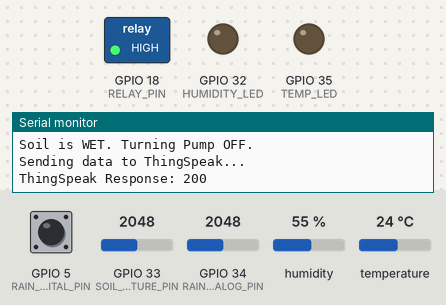
This sketch was run on a simulated ESP32. On the bench: switched loads named in the sketch (green lamp = pin HIGH), output pins drawn as LEDs (lit = HIGH), the last lines printed to the serial monitor. The inputs (shaded band) are chosen by the test bench; at power-on: humidity 55 %, GPIO 33 (SOIL_MOISTURE_PIN) = 2048, temperature 24 °C, GPIO 5 (RAIN_DIGITAL_PIN) HIGH, GPIO 34 (RAIN_ANALOG_PIN) = 2048. WiFi joins after 1.5 s; servers stay silent unless stated; no MQTT or app messages arrive unless stated; web services answer with replies made up by the test bench.

Above: at 3.2 s.
3.3 s: humidity set to 79 %
9.1 s: humidity set to 82 %
At 13.6 s:
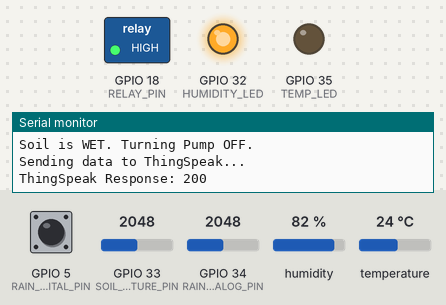
14.9 s: GPIO 33 (SOIL_MOISTURE_PIN) set to 2557
20.7 s: GPIO 33 (SOIL_MOISTURE_PIN) set to 2637
At 23.7 s:
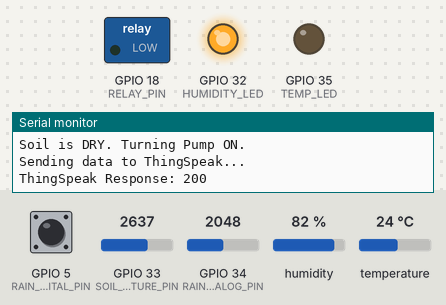
26.5 s: temperature set to 29 °C
32.3 s: temperature set to 32 °C
At 33.8 s:
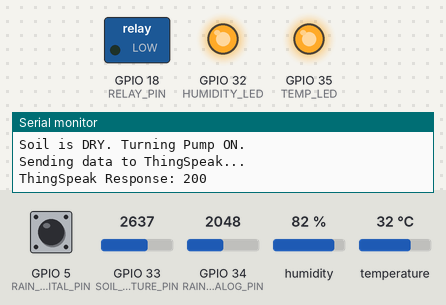
Timing chart, 0 to 35.3 s (numbered marks = the images above; inputs shaded):
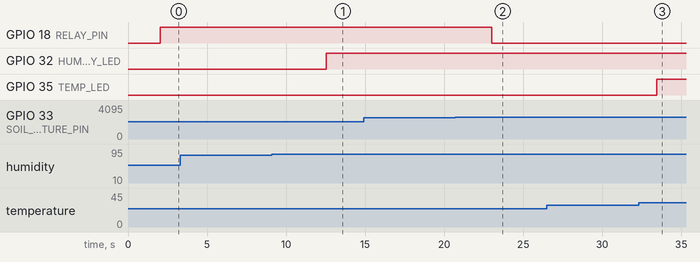

The sketch:

SmartIrrigationSystem.ino
```cpp
#include <WiFi.h>
#include <PubSubClient.h>
#include <HTTPClient.h>
#include <DHT.h>

// WiFi Credentials
const char* ssid = "Shivani";
const char* password = "1234567@";

// MQTT Broker
const char* mqtt_server = "192.168.13.68";
const int mqtt_port = 1883;
const char* mqtt_topic_moisture = "irrigation/soilMoisture";
const char* mqtt_topic_temp = "irrigation/temperature";
const char* mqtt_topic_humidity = "irrigation/humidity";
const char* mqtt_topic_rain = "irrigation/rain";
const char* mqtt_topic_pump = "irrigation/pumpControl";

// ThingSpeak API
const char* thingSpeakApiKey = "UEFBE2B2QFY7K9H9";  // Replace with your API Key
const char* thingSpeakURL = "http://api.thingspeak.com/update";

// Sensor & Actuator Pins
#define DHT_PIN 13
#define SOIL_MOISTURE_PIN 33
#define RAIN_ANALOG_PIN 34
#define RAIN_DIGITAL_PIN 5
#define RELAY_PIN 18
#define TEMP_LED 35
#define HUMIDITY_LED 32

// Thresholds
#define MOISTURE_THRESHOLD 2600
#define TEMP_THRESHOLD 30
#define HUMIDITY_THRESHOLD 80
#define RAIN_THRESHOLD 2000  // Adjust based on calibration

DHT dht(DHT_PIN, DHT11);
WiFiClient espClient;
PubSubClient client(espClient);

// Global Variables
int soilMoistureValue;
bool isRaining;
float temperature;
float humidity;

void setup() {
    Serial.begin(115200);

    WiFi.begin(ssid, password);
    Serial.println("Connecting to WiFi...");
    while (WiFi.status() != WL_CONNECTED) {
        delay(1000);
        Serial.print(".");
    }
    Serial.println("\nConnected to WiFi!");

    client.setServer(mqtt_server, mqtt_port);
    reconnectMQTT();

    dht.begin();
    pinMode(SOIL_MOISTURE_PIN, INPUT);
    pinMode(RAIN_ANALOG_PIN, INPUT);
    pinMode(RAIN_DIGITAL_PIN, INPUT);
    pinMode(RELAY_PIN, OUTPUT);
    pinMode(TEMP_LED, OUTPUT);
    pinMode(HUMIDITY_LED, OUTPUT);

    digitalWrite(RELAY_PIN, HIGH);
    digitalWrite(TEMP_LED, LOW);
    digitalWrite(HUMIDITY_LED, LOW);
}

void loop() {
    checkWiFi();
    if (!client.connected()) reconnectMQTT();

    // Read Soil Moisture
    soilMoistureValue = analogRead(SOIL_MOISTURE_PIN);

    // Read Rain Sensor
    int rainAnalog = analogRead(RAIN_ANALOG_PIN);
    int rainDigital = digitalRead(RAIN_DIGITAL_PIN);
    isRaining = (rainDigital == LOW) || (rainAnalog < RAIN_THRESHOLD);  // Adjust based on sensor type

    // Read DHT11 Sensor (Temperature & Humidity)
    float temp = dht.readTemperature();
    float hum = dht.readHumidity();

    if (!isnan(temp)) temperature = temp;
    if (!isnan(hum)) humidity = hum;

    // Print Sensor Values
    Serial.printf("Soil Moisture: %d | Rain: %s | Temp: %.2f°C | Humidity: %.2f%%\n",
                  soilMoistureValue, isRaining ? "Yes" : "No", temperature, humidity);

    // Determine Soil Moisture Status
    if (soilMoistureValue > MOISTURE_THRESHOLD) {
        Serial.println("Soil is DRY. Turning Pump ON.");
        digitalWrite(RELAY_PIN, LOW);  // Activate pump
        client.publish(mqtt_topic_pump, "ON");
    } else {
        Serial.println("Soil is WET. Turning Pump OFF.");
        digitalWrite(RELAY_PIN, HIGH);  // Deactivate pump
        client.publish(mqtt_topic_pump, "OFF");
    }

    // Publish MQTT Data
    char msg[10];
    snprintf(msg, sizeof(msg), "%d", soilMoistureValue);
    client.publish(mqtt_topic_moisture, msg);

    snprintf(msg, sizeof(msg), "%.2f", temperature);
    client.publish(mqtt_topic_temp, msg);

    snprintf(msg, sizeof(msg), "%.2f", humidity);
    client.publish(mqtt_topic_humidity, msg);

    client.publish(mqtt_topic_rain, isRaining ? "1" : "0");

    // LED Control
    digitalWrite(TEMP_LED, temperature > TEMP_THRESHOLD);
    digitalWrite(HUMIDITY_LED, humidity > HUMIDITY_THRESHOLD);

    // Send data to ThingSpeak
    sendToThingSpeak();

    delay(5000);
}

void sendToThingSpeak() {
    if (WiFi.status() == WL_CONNECTED) {
        HTTPClient http;
        String url = String(thingSpeakURL) + "?api_key=" + thingSpeakApiKey +
                     "&field1=" + String(soilMoistureValue) +
                     "&field2=" + String(temperature) +
                     "&field3=" + String(humidity) +
                     "&field4=" + String(isRaining ? 1 : 0);

        Serial.println("Sending data to ThingSpeak...");
        http.begin(url);
        int httpResponseCode = http.GET();

        Serial.println(httpResponseCode > 0 ? "ThingSpeak Response: " + String(httpResponseCode) : "Error sending data!");
        http.end();
    }
}

void checkWiFi() {
    if (WiFi.status() != WL_CONNECTED) {
        Serial.println("WiFi disconnected! Reconnecting...");
        WiFi.disconnect();
        WiFi.begin(ssid, password);
    }
}

void reconnectMQTT() {
    while (!client.connected()) {
        Serial.print("Connecting to MQTT...");
        if (client.connect("ESP32_Irrigation")) {
            Serial.println("Connected to MQTT");
            return;
        }
        Serial.println("MQTT connection failed! Retrying in 2s...");
        delay(2000);
    }
}
```

Measured:
- the behaviour switches between 80 and 81 % on humidity (found by bisection; images 0 and 1)
- the behaviour switches between 2600 and 2601 on GPIO 33 (SOIL_MOISTURE_PIN) (found by bisection; images 1 and 2)
- the behaviour switches between 30 and 31 °C on temperature (found by bisection; images 2 and 3)
- after the input at 9.1 s, GPIO 32 (HUMIDITY_LED): LOW → HIGH after 3.4 s
- after the input at 20.7 s, GPIO 18 (RELAY_PIN): HIGH → LOW after 2.3 s
- after the input at 32.3 s, GPIO 35 (TEMP_LED): LOW → HIGH after 1.2 s
